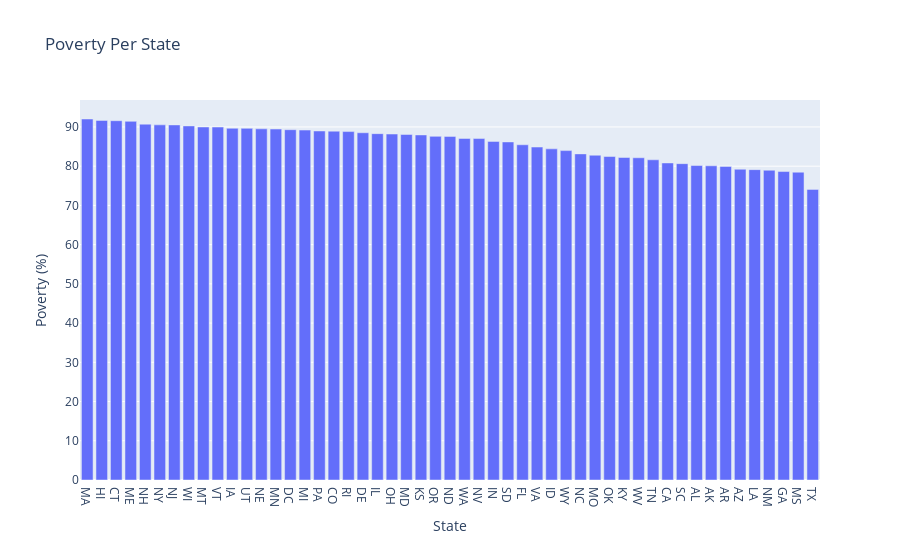

Notebook code cell kept with this figure:
### Code cell
bar = px.bar(x = df_hs_per_state.index,
             y = df_hs_per_state,
             title='Poverty Per State',
             color_continuous_scale='Agsunset')

bar.update_layout(xaxis_title='State',
yaxis_title='Poverty (%)',
coloraxis_showscale=False)

bar.show()

### Figure 1 — Plotly figure (JSON) as saved in the notebook; plotly's stock layout.template omitted (floating-point values rounded to 4 significant figures)
{"data": [{"alignmentgroup": "True", "hovertemplate": "x=%{x}<br>y=%{y}<extra></extra>", "legendgroup": "", "marker": {"color": "#636efa", "pattern": {"shape": ""}}, "name": "", "offsetgroup": "", "orientation": "v", "showlegend": false, "textposition": "auto", "type": "bar", "x": ["MA", "HI", "CT", "ME", "NH", "NY", "NJ", "WI", "MT", "VT", "IA", "UT", "NE", "MN", "DC", "MI", "PA", "CO", "RI", "DE", "IL", "OH", "MD", "KS", "OR", "ND", "WA", "NV", "IN", "SD", "FL", "VA", "ID", "WY", "NC", "MO", "OK", "KY", "WV", "TN", "CA", "SC", "AL", "AK", "AR", "AZ", "LA", "NM", "GA", "MS", "TX"], "xaxis": "x", "y": [92.03, 91.67, 91.59, 91.43, 90.71, 90.54, 90.52, 90.26, 89.99, 89.98, 89.67, 89.64, 89.52, 89.47, 89.3, 89.21, 88.97, 88.93, 88.82, 88.52, 88.29, 88.2, 88.08, 87.97, 87.6, 87.6, 87.07, 87.05, 86.32, 86.18, 85.46, 84.88, 84.42, 83.97, 83.14, 82.79, 82.46, 82.22, 82.14, 81.63, 80.82, 80.65, 80.16, 80.1, 79.95, 79.22, 79.12, 78.97, 78.63, 78.47, 74.09], "yaxis": "y"}], "layout": {"barmode": "relative", "coloraxis": {"showscale": false}, "legend": {"tracegroupgap": 0}, "title": {"text": "Poverty Per State"}, "xaxis": {"anchor": "y", "domain": [0, 1], "title": {"text": "State"}}, "yaxis": {"anchor": "x", "domain": [0, 1], "title": {"text": "Poverty (%)"}}}}
